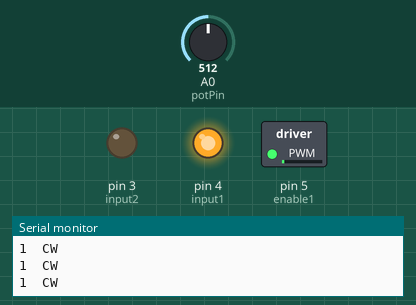
Simulated run of this sketch. Board: Arduino Uno, built with avr-gcc and run on an emulated ATmega328P. Parts: switched loads named in the sketch (green lamp = pin HIGH), output pins drawn as LEDs (lit = HIGH), the last lines printed to the serial monitor. Inputs (shaded band) come from the test bench; at power-on: A0 (potPin) = 512.

Above: at 1.2 s.
1.3 s: A0 (potPin) set to 497
At 2.6 s:
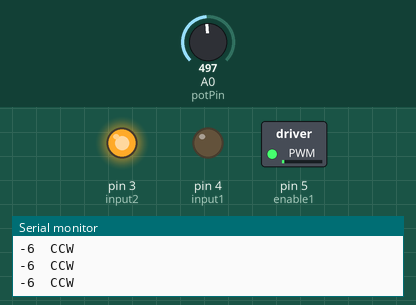
2.9 s: A0 (potPin) set to 511
At 4.0 s:
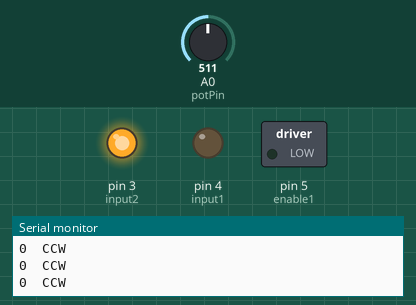
4.5 s: A0 (potPin) set to 306
At 5.3 s:
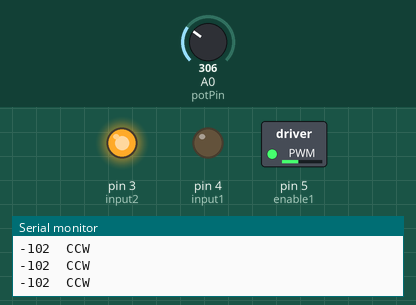
6.1 s: A0 (potPin) set to 122
At 6.6 s:
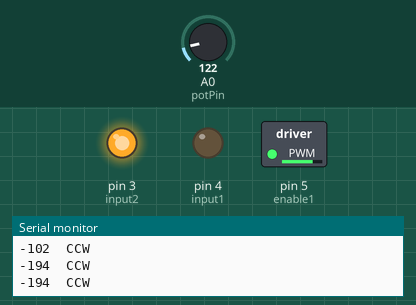
7.7 s: A0 (potPin) set to 716
At 9.0 s:
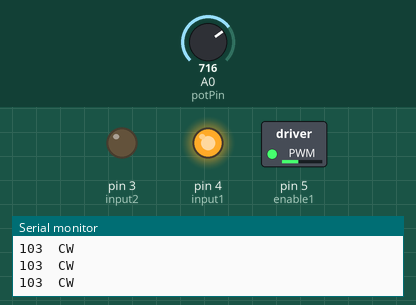
9.3 s: A0 (potPin) set to 900
At 10.5 s:
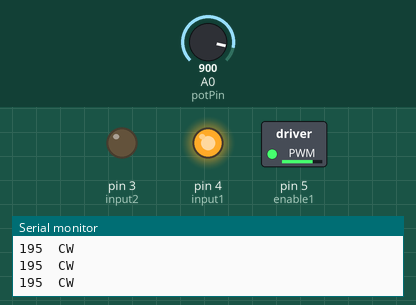
Timing chart, 0 to 11.9 s (numbered marks = the images above; inputs shaded):
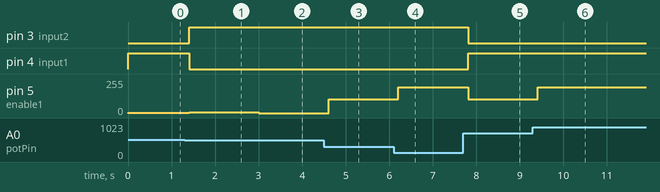

The sketch:

H-Bridge_Base_Code.ino
```cpp
const int enable1 = 5; //L293D pin 1
const int input1 = 4;  //L293D pin 2
const int input2 = 3;  //L293D pin 7
const int potPin = A0;

//Motor leads go to L293D pins 3 and 6
//5V goes to L293D pin 16
//GND goes to L293D pins 4,5,12, or 13
//Motor voltage source goes to L293D pin 8 and ground

int dirAndSpeed;

int potValue;

void setup() {
  Serial.begin(9600);
  pinMode(enable1, OUTPUT);
  pinMode(input1, OUTPUT);
  pinMode(input2, OUTPUT);
  pinMode(potPin, INPUT_PULLUP);
}

void loop() {

  potValue = analogRead(potPin); //Will be a value from 0 - 1023

  //Convert potValue into a value from -255 to +255
  dirAndSpeed = 0.5*potValue-255.;

  Serial.print(dirAndSpeed);
  analogWrite(enable1, abs(dirAndSpeed)); // set motor speed

  if (dirAndSpeed>0)
  {
    Serial.println("  CW");
    digitalWrite(input1, HIGH);
    digitalWrite(input2, LOW);
  }
  else
  {
    Serial.println("  CCW");
    digitalWrite(input1, LOW);
    digitalWrite(input2, HIGH);
  }

  delay(200);

}
```

Measured:
- the behaviour switches between 512 and 511 on A0 (potPin) (found by bisection; images 0 and 1)
- after the input at 1.3 s, pin 3 (input2): LOW → HIGH after 0.10 s; pin 4 (input1): HIGH → LOW after 0.10 s; pin 5 (enable1): 1/255 → 6/255 after 0.10 s
- after the input at 2.9 s, pin 5 (enable1): 6/255 → 0/255 after 0.10 s
- after the input at 4.5 s, pin 5 (enable1): 0/255 → 102/255 after 0.11 s
- after the input at 6.1 s, pin 5 (enable1): 102/255 → 194/255 after 0.11 s
- after the input at 7.7 s, pin 3 (input2): HIGH → LOW after 0.11 s; pin 4 (input1): LOW → HIGH after 0.11 s; pin 5 (enable1): 194/255 → 103/255 after 0.11 s
- after the input at 9.3 s, pin 5 (enable1): 103/255 → 195/255 after 0.12 s
